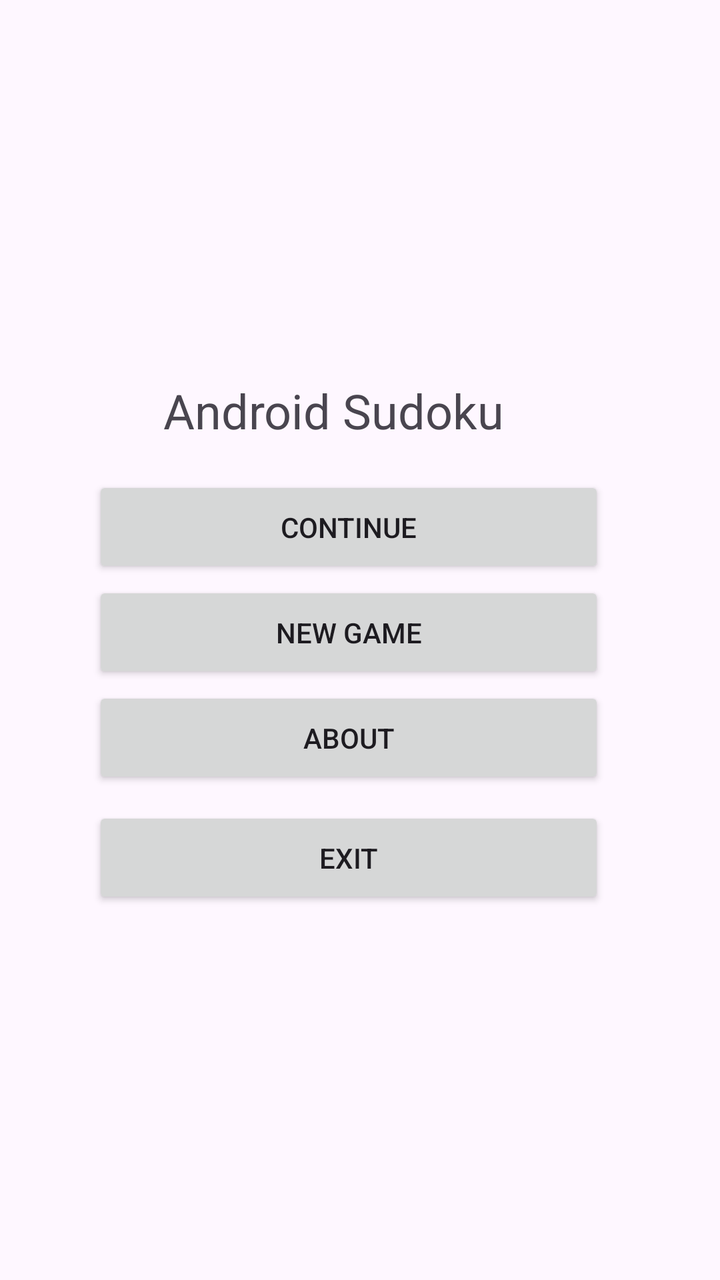
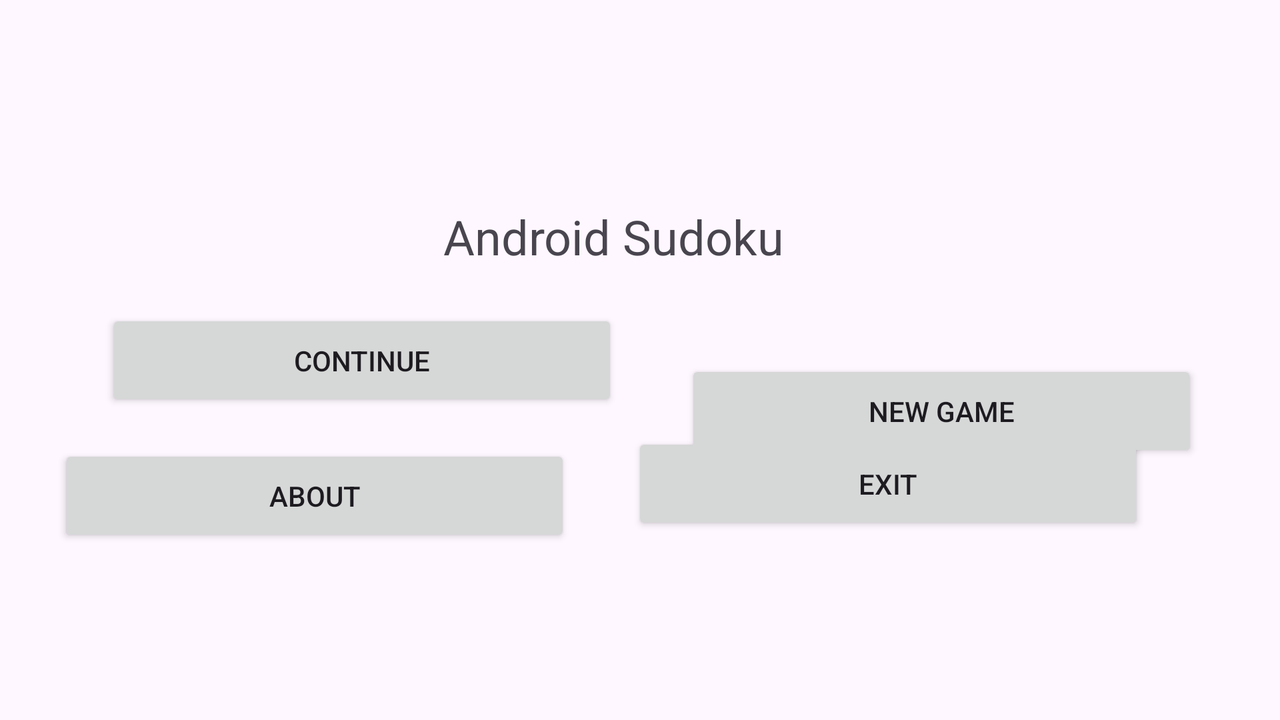

An Android layout and its configuration variant, each rendered on a device that would load it. The default file and the variant file are quoted in full after the pictures.
<!-- AndroidManifest.xml: application theme Theme.Sudoku -->
<!-- res/layout/activity_sudoku.xml -->
<?xml version="1.0" encoding="utf-8"?>
<androidx.constraintlayout.widget.ConstraintLayout xmlns:android="http://schemas.android.com/apk/res/android"
    xmlns:app="http://schemas.android.com/apk/res-auto"
    xmlns:tools="http://schemas.android.com/tools"
    android:layout_width="match_parent"
    android:layout_height="match_parent"
    tools:context=".Sudoku">


    <TextView
        android:id="@+id/textView2"
        android:layout_width="197dp"
        android:layout_height="32dp"
        android:text="Android Sudoku"
        android:textSize="24sp"
        app:layout_constraintBottom_toBottomOf="parent"
        app:layout_constraintEnd_toEndOf="parent"
        app:layout_constraintStart_toStartOf="parent"
        app:layout_constraintTop_toTopOf="parent"
        app:layout_constraintVertical_bias="0.311" />

    <Button
        android:id="@+id/continuebutton"
        android:layout_width="256dp"
        android:layout_height="51dp"
        android:onClick="onClick"
        android:text="Continue"
        app:layout_constraintBottom_toBottomOf="parent"
        app:layout_constraintEnd_toEndOf="parent"
        app:layout_constraintHorizontal_bias="0.445"
        app:layout_constraintStart_toStartOf="parent"
        app:layout_constraintTop_toTopOf="parent"
        app:layout_constraintVertical_bias="0.404" />

    <Button
        android:id="@+id/newgamebutton"
        android:layout_width="256dp"
        android:layout_height="51dp"
        android:onClick="onClick"
        android:text="New Game"
        app:layout_constraintBottom_toTopOf="@+id/aboutbutton"
        app:layout_constraintEnd_toEndOf="parent"
        app:layout_constraintHorizontal_bias="0.445"
        app:layout_constraintStart_toStartOf="parent"
        app:layout_constraintTop_toBottomOf="@+id/continuebutton"
        app:layout_constraintVertical_bias="0.466" />

    <Button
        android:id="@+id/aboutbutton"
        android:layout_width="256dp"
        android:layout_height="51dp"
        android:onClick="onClick"
        android:text="About"
        app:layout_constraintBottom_toTopOf="@+id/exitbutton"
        app:layout_constraintEnd_toEndOf="parent"
        app:layout_constraintHorizontal_bias="0.445"
        app:layout_constraintStart_toStartOf="parent"
        app:layout_constraintTop_toBottomOf="@+id/continuebutton"
        app:layout_constraintVertical_bias="0.857" />

    <Button
        android:id="@+id/exitbutton"
        android:layout_width="256dp"
        android:layout_height="51dp"
        android:onClick="onClick"
        android:text="Exit"
        app:layout_constraintBottom_toBottomOf="parent"
        app:layout_constraintEnd_toEndOf="parent"
        app:layout_constraintHorizontal_bias="0.445"
        app:layout_constraintStart_toStartOf="parent"
        app:layout_constraintTop_toBottomOf="@+id/continuebutton"
        app:layout_constraintVertical_bias="0.381" />

</androidx.constraintlayout.widget.ConstraintLayout>
<!-- resources referenced by this layout -->
<resources>
  <style name="Theme.Sudoku" parent="Base.Theme.Sudoku" />
  <style name="Base.Theme.Sudoku" parent="Theme.Material3.DayNight.NoActionBar">
          
          
      </style>
</resources>
<!-- res/layout-land/activity_sudoku.xml (the author's variant of the layout above) -->
<!-- drawn on the phone turned sideways -->
<?xml version="1.0" encoding="utf-8"?>
<androidx.constraintlayout.widget.ConstraintLayout xmlns:android="http://schemas.android.com/apk/res/android"
    xmlns:app="http://schemas.android.com/apk/res-auto"
    xmlns:tools="http://schemas.android.com/tools"
    android:layout_width="match_parent"
    android:layout_height="match_parent"
    tools:context=".Sudoku">

    <TextView
        android:id="@+id/textView2"
        android:layout_width="197dp"
        android:layout_height="32dp"
        android:text="Android Sudoku"
        android:textSize="24sp"
        app:layout_constraintBottom_toBottomOf="parent"
        app:layout_constraintEnd_toEndOf="parent"
        app:layout_constraintStart_toStartOf="parent"
        app:layout_constraintTop_toTopOf="parent"
        app:layout_constraintVertical_bias="0.311" />

    <Button
        android:id="@+id/Continue"
        android:layout_width="256dp"
        android:layout_height="51dp"
        android:text="Continue"

        app:layout_constraintBottom_toBottomOf="parent"
        app:layout_constraintEnd_toEndOf="parent"
        app:layout_constraintHorizontal_bias="0.138"
        app:layout_constraintStart_toStartOf="parent"
        app:layout_constraintTop_toTopOf="parent" />

    <Button
        android:id="@+id/NewGame"
        android:layout_width="256dp"
        android:layout_height="51dp"
        android:layout_marginTop="180dp"
        android:text="New Game"
        app:layout_constraintBottom_toTopOf="@+id/Exit"
        app:layout_constraintEnd_toEndOf="parent"
        app:layout_constraintHorizontal_bias="0.45"
        app:layout_constraintStart_toEndOf="@+id/Continue"
        app:layout_constraintTop_toTopOf="parent"
        app:layout_constraintVertical_bias="0.0" />

    <Button
        android:id="@+id/About"
        android:layout_width="256dp"
        android:layout_height="51dp"
        android:text="About"
        app:layout_constraintBottom_toBottomOf="parent"
        app:layout_constraintEnd_toStartOf="@+id/Exit"
        app:layout_constraintHorizontal_bias="0.488"
        app:layout_constraintStart_toStartOf="parent"
        app:layout_constraintTop_toBottomOf="@+id/Continue"
        app:layout_constraintVertical_bias="0.162" />

    <Button
        android:id="@+id/Exit"
        android:layout_width="256dp"
        android:layout_height="51dp"
        android:text="Exit"
        app:layout_constraintBottom_toBottomOf="parent"
        app:layout_constraintEnd_toEndOf="parent"
        app:layout_constraintHorizontal_bias="0.823"
        app:layout_constraintStart_toStartOf="parent"
        app:layout_constraintTop_toTopOf="parent"
        app:layout_constraintVertical_bias="0.7" />

</androidx.constraintlayout.widget.ConstraintLayout>
